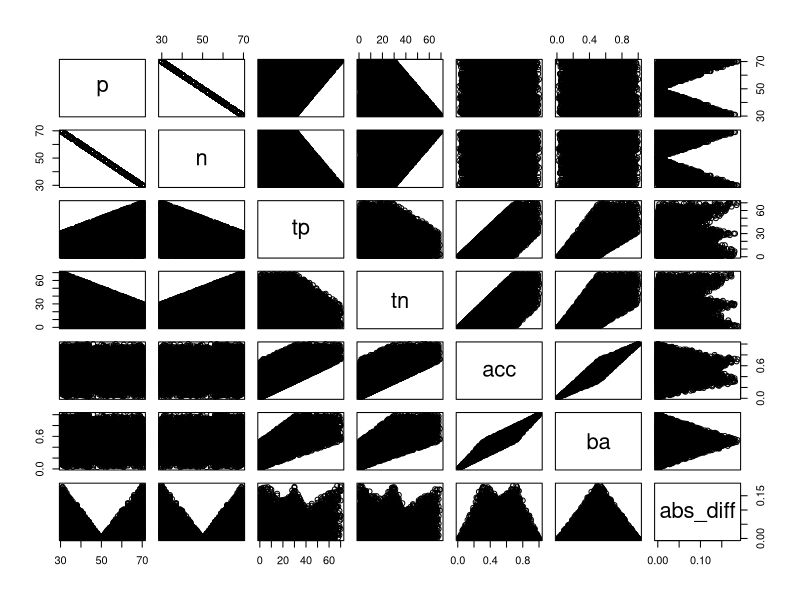
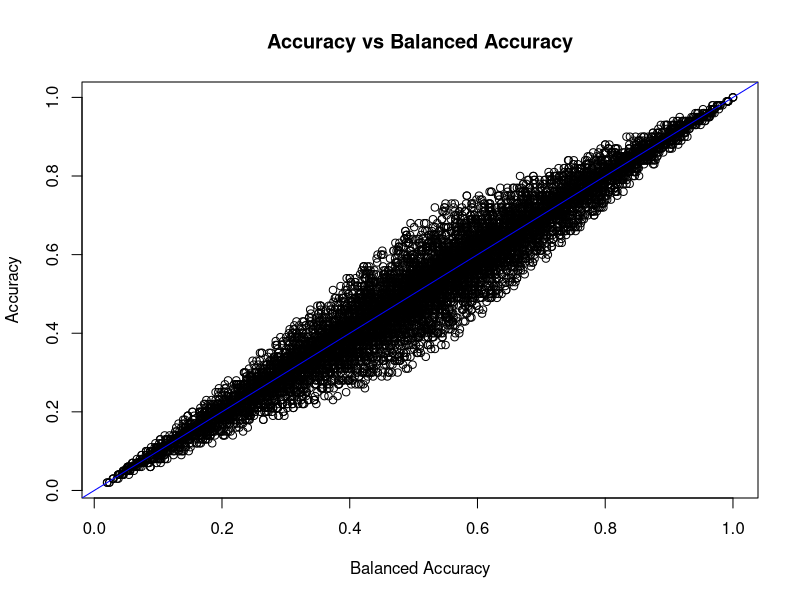

Here is the R script that generated these plots, in order:

getAccuracy <- function(p, n, tp, tn) {
  return((tp+tn) / (p+n))
}

getBA <- function(p, n, tp, tn) {
  return((tp/p + tn/n)/2)
}

#
# Main
#

total = 100
min_class = 30 # minimum value for a class (it can be 0)

set.seed(123)
df <- data.frame(p=integer(),
                 n=integer(), 
                 tp=integer(), 
                 tn=integer(),
                 acc=double(),
                 ba=double()) 

for (j in 1:100) {
  p = sample.int(total - 2*min_class, 1) + min_class
  n = total - p
  
  for (i in 1:100) {
    tp = sample.int(p, 1)
    tn = sample.int(n, 1)
    
    acc = getAccuracy(p, n, tp, tn)
    ba = getBA(p, n, tp, tn)

    df <- rbind(df, data.frame(p=p, n=n, tp=tp, tn=tn, acc=acc, ba=ba))
  }
}

# number of tests
nrow(df)

# correlation of ba and acc
cor(df$ba, df$acc)

# find the maximum difference
df[, "abs_diff"] = abs(df$acc - df$ba)
which(df$abs_diff == max(df$abs_diff))
dfMaxDiff = df[df$abs_diff >= 0.1,]
nrow(dfMaxDiff)
head(dfMaxDiff)

summary(df[df$abs_diff >= 0.1, "ba"])
summary(df[df$abs_diff >= 0.1, "acc"])

# correlation plot
plot(df)

# ba vs acc
plot(df$ba, df$acc, main="Accuracy vs Balanced Accuracy", xlab="Balanced Accuracy", ylab="Accuracy")
abline(0, 1, col="blue")

